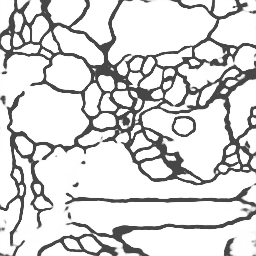
#> input picture data/membrane/train_last10/results/0_predict.png, 256 x 256 px
$ python calculate_iou.py
#> lines starting #> are read from the running program, lines starting #| are printed output that depends on the picture; after the words box and inside, x2 and y2 are one past the last pixel; in counts of white or black regions, pixels touching at a corner belong together
import os
import numpy as np
from skimage import io
from skimage.transform import resize

def calculate_iou(pred_mask, true_mask):
    """
    Calculate Intersection over Union (IoU) between prediction and ground truth masks.
    Both masks should be binary (0 or 1).
    """
    # Ensure masks are binary
    pred_mask = (pred_mask > 0.5).astype(np.uint8)
    true_mask = (true_mask > 0.5).astype(np.uint8)

    # Calculate intersection and union
    intersection = np.logical_and(pred_mask, true_mask).sum()
    union = np.logical_or(pred_mask, true_mask).sum()

    # Calculate IoU
    iou = intersection / union if union > 0 else 0
    return iou

def evaluate_iou_for_last10():
    # Paths
    predictions_path = "data/membrane/train_last10/results"
    ground_truth_path = "data/membrane/train_last10/label"

    # Mapping between prediction and ground truth files
    # Since files are named differently (0_predict.png -> 20.png, etc.)
    mapping = {
        '0_predict.png': '20.png',
        '1_predict.png': '21.png',
        '2_predict.png': '22.png',
        '3_predict.png': '23.png',
        '4_predict.png': '24.png',
        '5_predict.png': '25.png',
        '6_predict.png': '26.png',
        '7_predict.png': '27.png',
        '8_predict.png': '28.png',
        '9_predict.png': '29.png'
    }

    ious = []
    print("Calculating IoU for last 10 training images...")

    for pred_file, gt_file in mapping.items():
        # Load prediction mask
        pred_path = os.path.join(predictions_path, pred_file)
        pred = io.imread(pred_path, as_gray=True)
#> pred is the input picture: shape (256, 256); min 70, max 255, mean 215.4

        # Normalize prediction to [0,1] if needed
        if pred.max() > 1.0:
            pred = pred / 255.0

        # Load ground truth mask
        gt_path = os.path.join(ground_truth_path, gt_file)
        gt = io.imread(gt_path, as_gray=True)
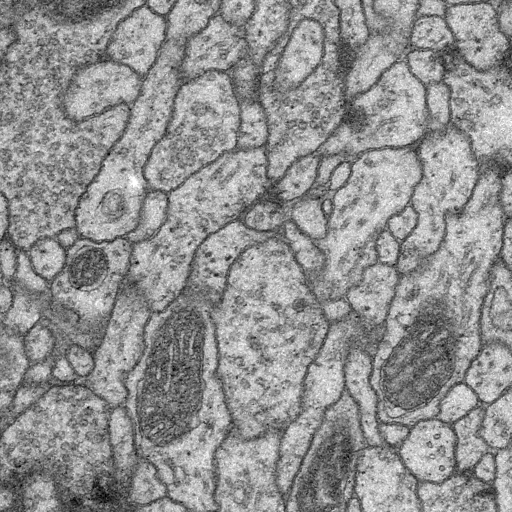
#> input picture data/membrane/test/20.png, 512 x 512 px, found by its file name
#> gt is the input picture: shape (512, 512); min 0, max 255, mean 145.3

        # Normalize ground truth to [0,1] if needed
        if gt.max() > 1.0:
            gt = gt / 255.0

        # Print shapes for debugging
        print(f"Shape of prediction {pred_file}: {pred.shape}")
#| Shape of prediction 0_predict.png: (256, 256)
        print(f"Shape of ground truth {gt_file}: {gt.shape}")
#| Shape of ground truth 20.png: (512, 512)

        # Resize if necessary
        if pred.shape != gt.shape:
            print(f"Resizing prediction to match ground truth shape")
            pred = resize(pred, gt.shape, order=0, preserve_range=True)
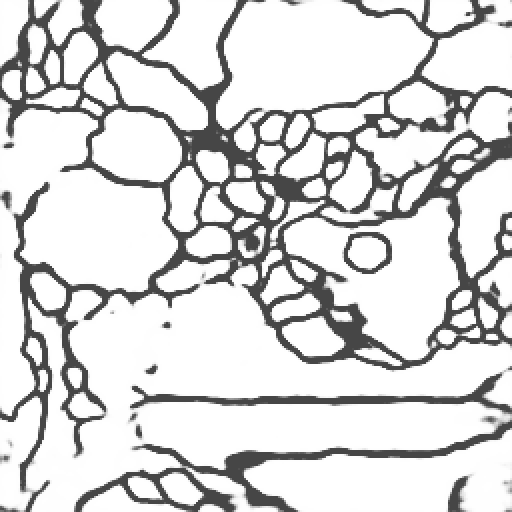
#> pred: shape (512, 512) float64; min 0.275, max 1, mean 0.845

        # Calculate IoU
        iou = calculate_iou(pred, gt)
#> in calculate_iou, `pred_mask = (pred_mask > 0.5).astype(np.uint8)`:
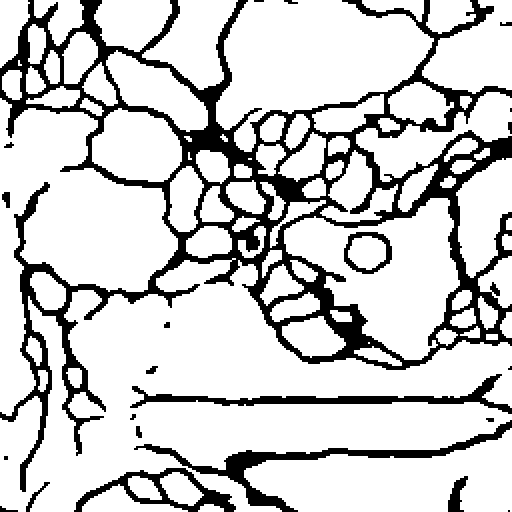
#> pred_mask: shape (512, 512); values 0 (black) and 1 (white), 80.2% white; 23 black regions (4 under 20 px), largest, box (x1, y1, x2, y2) and area: (0, 0, 512, 492) 41540, (134, 420, 512, 512) 3816, (130, 374, 512, 414) 2908
#> in calculate_iou, `true_mask = (true_mask > 0.5).astype(np.uint8)`:
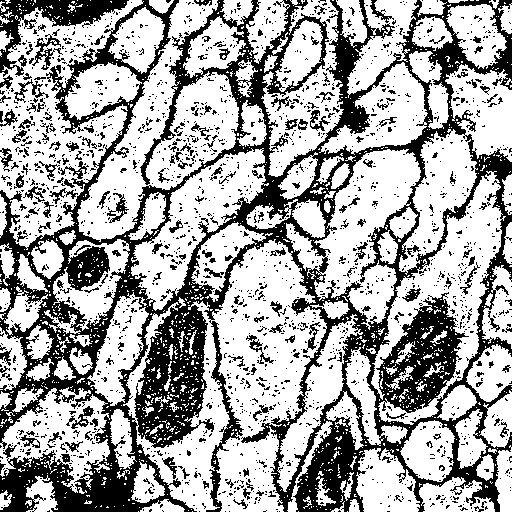
#> true_mask: shape (512, 512); values 0 (black) and 1 (white), 65.6% white; 2086 black regions (1898 under 20 px), largest, box (x1, y1, x2, y2) and area: (0, 0, 512, 512) 71490, (0, 0, 129, 77) 2779, (32, 34, 63, 70) 336
#> in calculate_iou, `intersection = np.logical_and(pred_mask, true_mask).sum()`: intersection = 136888
#> in calculate_iou, `union = np.logical_or(pred_mask, true_mask).sum()`: union = 245298
#> in calculate_iou, `iou = intersection / union if union > 0 else 0`: iou = 0.558
#> iou = 0.558
        ious.append(iou)
        print(f"IoU for {pred_file} and {gt_file}: {iou:.4f}")
#| IoU for 0_predict.png and 20.png: 0.5580
#> pass 2 of the loop in evaluate_iou_for_last10, `for pred_file, gt_file in mapping.items():`:
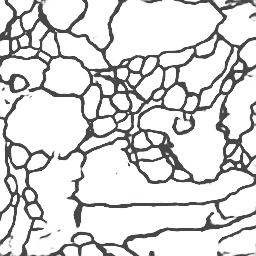
#> input picture data/membrane/train_last10/results/1_predict.png, 256 x 256 px
#> in evaluate_iou_for_last10, pred is the input picture: shape (256, 256); min 70, max 255, mean 216.6
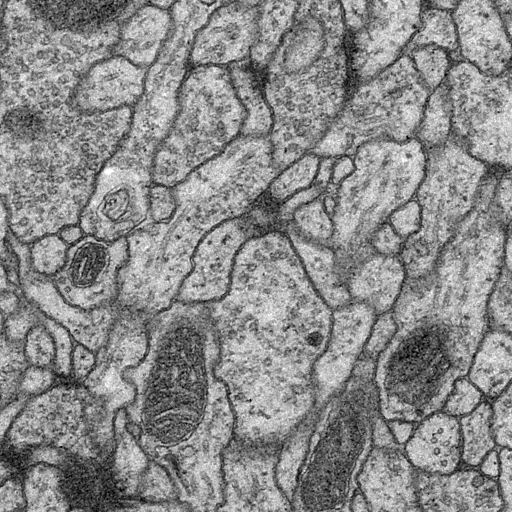
#> input picture data/membrane/test/21.png, 512 x 512 px, found by its file name
#> in evaluate_iou_for_last10, gt is the input picture: shape (512, 512); min 0, max 255, mean 138.2
#| Shape of prediction 1_predict.png: (256, 256)
#| Shape of ground truth 21.png: (512, 512)
#> pred_mask: shape (512, 512); values 0 (black) and 1 (white), 80.8% white; 24 black regions (9 under 20 px), largest, box (x1, y1, x2, y2) and area: (0, 0, 512, 454) 38368, (0, 190, 108, 512) 5916, (96, 420, 512, 512) 4112
#> in calculate_iou (call 2), `true_mask = (true_mask > 0.5).astype(np.uint8)`:
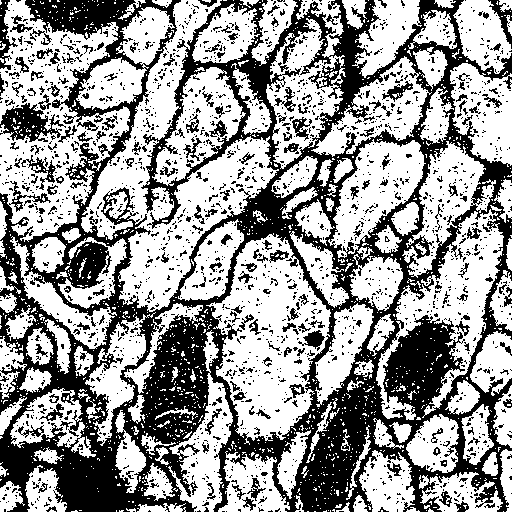
#> true_mask: shape (512, 512); values 0 (black) and 1 (white), 60.3% white; 2156 black regions (1952 under 20 px), largest, box (x1, y1, x2, y2) and area: (0, 0, 512, 512) 84381, (0, 103, 66, 142) 1259, (0, 0, 18, 70) 464
#> intersection = 126270
#> union = 243515
#> in calculate_iou (call 2), `iou = intersection / union if union > 0 else 0`: iou = 0.519
#| IoU for 1_predict.png and 21.png: 0.5185
#> pass 3 of the loop in evaluate_iou_for_last10, `for pred_file, gt_file in mapping.items():`:
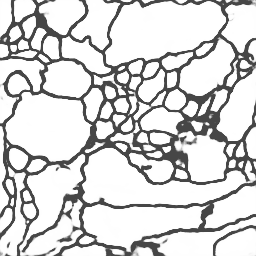
#> input picture data/membrane/train_last10/results/2_predict.png, 256 x 256 px
#> in evaluate_iou_for_last10, pred is the input picture: shape (256, 256); min 70, max 255, mean 213.1
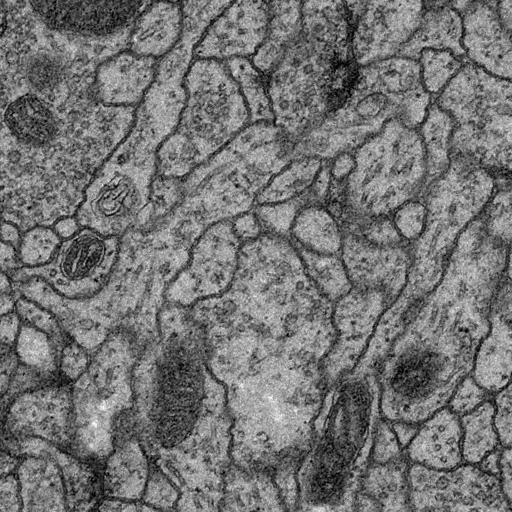
#> input picture data/membrane/test/22.png, 512 x 512 px, found by its file name
#> in evaluate_iou_for_last10, gt is the input picture: shape (512, 512); min 0, max 255, mean 115.4
#| Shape of prediction 2_predict.png: (256, 256)
#| Shape of ground truth 22.png: (512, 512)
#> pred_mask: shape (512, 512); values 0 (black) and 1 (white), 79.1% white; 12 black regions (1 under 20 px), largest, box (x1, y1, x2, y2) and area: (0, 0, 512, 512) 53580, (426, 450, 512, 512) 596, (116, 472, 144, 484) 164
#> in calculate_iou (call 3), `true_mask = (true_mask > 0.5).astype(np.uint8)`:
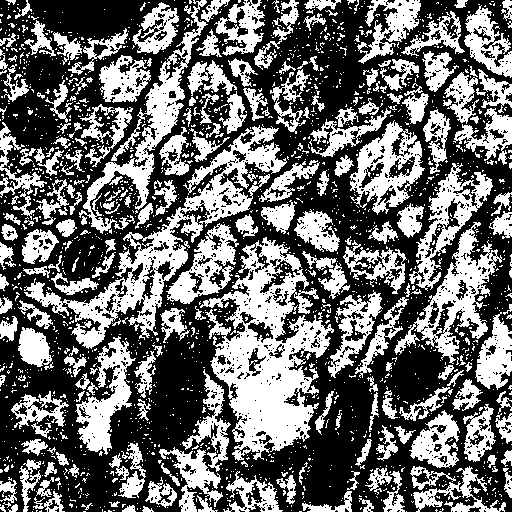
#> true_mask: shape (512, 512); values 0 (black) and 1 (white), 42% white; 1981 white regions (1737 under 20 px), largest, box (x1, y1, x2, y2) and area: (200, 237, 334, 461) 13149, (24, 125, 287, 349) 9450, (79, 0, 208, 234) 4600
#> intersection = 86708
#> union = 230770
#> in calculate_iou (call 3), `iou = intersection / union if union > 0 else 0`: iou = 0.376
#| IoU for 2_predict.png and 22.png: 0.3757
#> the loop made 4 passes; the first 3 are shown

    # Calculate average IoU
    mean_iou = np.mean(ious)
    print(f"\nAverage IoU across all 10 images: {mean_iou:.4f}")
    print(f"Best IoU: {np.max(ious):.4f}")
    print(f"Worst IoU: {np.min(ious):.4f}")

    return ious, mean_iou

if __name__ == "__main__":
#> (the run stopped early here; a loop or call above may not have finished)
